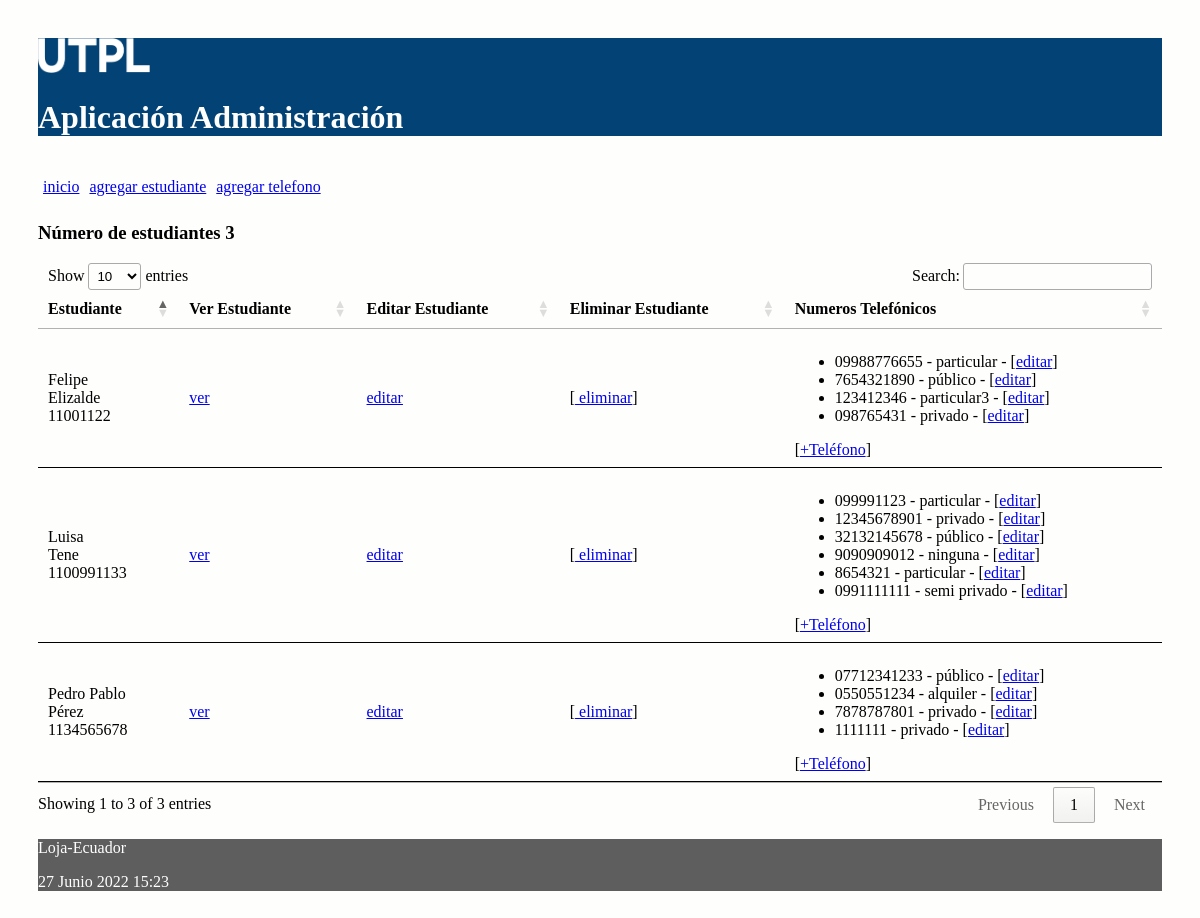
The page / on the database its author committed.
### administrativo/models.py (models this page shows, shortened)
class Estudiante(models.Model):
    nombre = models.CharField(max_length=30)
    apellido = models.CharField(max_length=30)
    cedula = models.CharField(max_length=30, unique=True)

class NumeroTelefonico(models.Model):
    telefono = models.CharField(max_length=100)
    tipo = models.CharField(max_length=100)
    estudiante = models.ForeignKey(Estudiante, on_delete=models.CASCADE,
            related_name="numeros_telefonicos")

### administrativo/views.py (the view)
# urls.py: path('', views.index, name='index'),
def index(request):
    estudiantes = Estudiante.objects.all()
    informacion_template = {'estudiantes': estudiantes, 'numero_estudiantes': len(estudiantes)}
    return render(request, 'index.html', informacion_template)

### administrativo/templates/index.html (shortened to what this page needs)
{% extends "master.html" %}
{% block content %}
<h3>Número de estudiantes {{ numero_estudiantes }}</h3>
<table id="tabla_datos">
  <thead>
    <tr>
      <th>Estudiante</th>
      <th>Ver Estudiante</th>
      <th>Editar Estudiante</th>
      <th>Eliminar Estudiante</th>
      <th>Numeros Telefónicos </th>
    </tr>
  </thead>
  {% for e in estudiantes %}
  <tr>
    <td> {{e.nombre}}<br>{{e.apellido}}<br>{{e.cedula}}<br> </td>
    <td> <a href="{% url 'obtener_estudiante' e.id %}">ver</a> </td>
    <td> <a href="{% url 'editar_estudiante' e.id %}">editar</a> </td>
    <td>
      [<a href="{% url 'eliminar_estudiante' e.id %}"
      onclick="return confirm('¿Está seguro de la eliminación?')" >
      eliminar</a>]
    </td>
    <td>
      <ul>
        {% for t in e.numeros_telefonicos.all %}
          <li>
            <span>{{t.telefono}} - {{t.tipo}} - [<a href="{% url 'editar_numero_telefonico' t.id %}">editar</a>] </span>
          </li>
        {% endfor %}
      </ul>
        [<a href="{% url 'crear_numero_telefonico_estudiante' e.id%}">+Teléfono</a>]
    </td>
  </tr>
  {% endfor %}
</table>
{% endblock %}

### administrativo/templates/master.html (shortened to what this page needs)
<!DOCTYPE html>
<html>
  <head>
    {% load static %}
    <link rel="stylesheet" type="text/css" href="{% static 'css/estilos.css' %}">
    <link rel="stylesheet" type="text/css" href="https://cdn.datatables.net/1.10.25/css/jquery.dataTables.min.css">
  </head>
  <body>
  <header>
    <img src="{% static 'images/logo.png' %}" height="10%" width="10%" alt="My image">
    <h1>Aplicación Administración </h1>
    <nav class="top_menu">
      <ul>
        <li><a href="{% url 'index' %}">inicio</a></li>
        <li><a href="{% url 'crear_estudiante' %}">agregar estudiante</a></li>
        <li><a href="{% url 'crear_numero_telefonico' %}">agregar telefono</a></li>
      </ul>
    </nav>
  </header>
  <section>
      {% block content %}
      {% endblock %}
  </section>
    <footer>
      <p>Loja-Ecuador</p>
      <p>{% now "j F Y H:i" %}</p>
    </footer>
  </body>
</html>

### administrativo/static/css/estilos.css (style rules this page uses)
body { background: #FEFEFD; padding: 30px; }
header { background: #034275; color: #FFF; }
section { width: 100%; }
th, td { padding: 15px; border-bottom: 1px solid black; }
.top_menu ul { list-style:none; float:left; padding: 5px; width:95%; }
.top_menu ul li { float:left; margin-right:10px; margin-bottom:5px; text: #FFF; }
footer { background: #5E5E5E; color: #FFF; }

### rows shown on the page
Estudiante: nombre "Luisa", apellido "Tene", cedula "1100991133"
NumeroTelefonico: telefono "099991123", tipo "particular"
NumeroTelefonico: telefono "12345678901", tipo "privado"
NumeroTelefonico: telefono "32132145678", tipo "público"
NumeroTelefonico: telefono "9090909012", tipo "ninguna"
NumeroTelefonico: telefono "8654321", tipo "particular"
NumeroTelefonico: telefono "0991111111", tipo "semi privado"
Estudiante: nombre "Pedro Pablo", apellido "Pérez", cedula "1134565678"
NumeroTelefonico: telefono "07712341233", tipo "público"
NumeroTelefonico: telefono "0550551234", tipo "alquiler"
NumeroTelefonico: telefono "7878787801", tipo "privado"
NumeroTelefonico: telefono "1111111", tipo "privado"
Estudiante: nombre "Felipe", apellido "Elizalde", cedula "11001122"
NumeroTelefonico: telefono "09988776655", tipo "particular"
NumeroTelefonico: telefono "7654321890", tipo "público"
NumeroTelefonico: telefono "123412346", tipo "particular3"
NumeroTelefonico: telefono "098765431", tipo "privado"

### other values the page prints
{{ numero_estudiantes }} "3"
